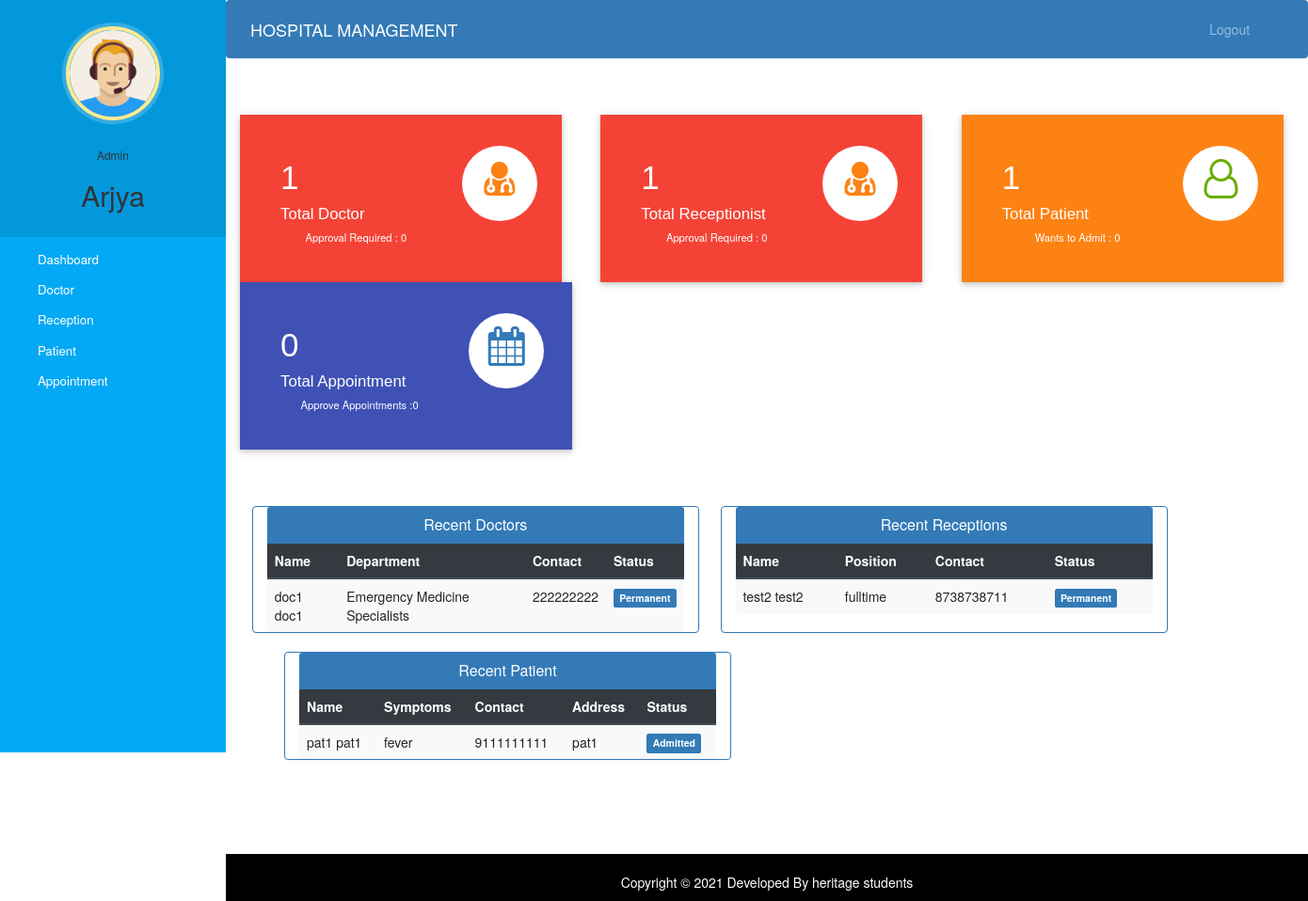
Page /admin-dashboard (signed in) on the committed database.
### hospital/models.py (models this page shows, shortened)
class Doctor(models.Model):
    user=models.OneToOneField(User,on_delete=models.CASCADE)
    profile_pic= models.ImageField(upload_to='profile_pic/DoctorProfilePic/',null=True,blank=True)
    address = models.CharField(max_length=40)
    mobile = models.CharField(max_length=20,null=True)
    department= models.CharField(max_length=50,choices=departments,default='Cardiologist')
    status=models.BooleanField(default=False)
    @property
    def get_name(self):
        return self.user.first_name+" "+self.user.last_name

class Reception(models.Model):
    user=models.OneToOneField(User,on_delete=models.CASCADE)
    profile_pic=models.ImageField(upload_to='profile_pic/ReceptionProfilePic/',null=True,blank=True)
    address=models.CharField(max_length=40)
    mobile=models.CharField(max_length=20,null=True)
    position= models.CharField(max_length=50,choices=positions,default='fulltime')
    status=models.BooleanField(default=False)
    @property
    def get_name(self):
        return self.user.first_name+" "+self.user.last_name

class Patient(models.Model):
    user=models.OneToOneField(User,on_delete=models.CASCADE)
    profile_pic= models.ImageField(upload_to='profile_pic/PatientProfilePic/',null=True,blank=True)
    address = models.CharField(max_length=40)
    mobile = models.CharField(max_length=20,null=False)
    symptoms = models.CharField(max_length=100,null=False)
    assignedDoctorId = models.PositiveIntegerField(null=True)
    admitDate=models.DateField(auto_now=True)
    status=models.BooleanField(default=False)
    @property
    def get_name(self):
        return self.user.first_name+" "+self.user.last_name

### hospital/views.py (the view)
# urls.py: path('admin-dashboard', views.admin_dashboard_view,name='admin-dashboard'),
@login_required(login_url='adminlogin')
@user_passes_test(is_admin)
def admin_dashboard_view(request):
    doctors=models.Doctor.objects.all().order_by('-id')
    receptions=models.Reception.objects.all().order_by('-id')
    patients=models.Patient.objects.all().order_by('-id')
    doctorcount=models.Doctor.objects.all().filter(status=True).count()
    pendingdoctorcount=models.Doctor.objects.all().filter(status=False).count()
    receptioncount=models.Reception.objects.all().filter(status=True).count()
    pendingreceptioncount=models.Reception.objects.all().filter(status=False).count()
    patientcount=models.Patient.objects.all().filter(status=True).count()
    pendingpatientcount=models.Patient.objects.all().filter(status=False).count()
    appointmentcount=models.Appointment.objects.all().filter(status=True).count()
    pendingappointmentcount=models.Appointment.objects.all().filter(status=False).count()
    mydict={
    'doctors':doctors,
    'receptions':receptions,
    'patients':patients,
    'doctorcount':doctorcount,
    'pendingdoctorcount':pendingdoctorcount,
    'receptioncount':receptioncount,
    'pendingreceptioncount':pendingreceptioncount,
    'patientcount':patientcount,
    'pendingpatientcount':pendingpatientcount,
    'appointmentcount':appointmentcount,
    'pendingappointmentcount':pendingappointmentcount,
    }
    return render(request,'hospital/admin_dashboard.html',context=mydict)

### hospital/views.py (called while the page is built)
def is_admin(user):
    return user.groups.filter(name='ADMIN').exists()

### templates/hospital/admin_dashboard.html
{% extends 'hospital/admin_base.html' %}
{% load static %}
{% block content %}
{%include 'hospital/admin_dashboard_cards.html'%}
<br><br><br>
<div class="container">
  <div class="row">
    <div class="panel panel-primary col-md-5" style="margin-left:2%;">
      <div class="panel-heading" style="text-align:center;">
        <h6 class="panel-title">Recent Doctors</h6>
      </div>
      <table class="table table-hover table-striped" id="dev-table">
        <thead class="thead-dark">
          <tr>
            <th>Name</th>
            <th>Department</th>
            <th>Contact</th>
            <th>Status</th>
          </tr>
        </thead>
        {% for d in doctors %}
        <tr>
          <td> {{d.get_name}}</td>
          <td>{{d.department}}</td>
          <td>{{d.mobile}}</td>
          {%if d.status%}
          <td> <span class="label label-primary">Permanent</span></td>
          {% else %}
          <td> <span class="label label-success">On Hold</span></td>
          {% endif %}
        </tr>
        {% endfor %}
      </table>
    </div>
    <div class="panel panel-primary col-md-5" style="margin-left:2%;">
      <div class="panel-heading" style="text-align:center;">
        <h6 class="panel-title">Recent Receptions</h6>
      </div>
      <table class="table table-hover table-striped" id="dev-table">
        <thead class="thead-dark">
          <tr>
            <th>Name</th>
            <th>Position</th>
            <th>Contact</th>
            <th>Status</th>
          </tr>
        </thead>
        {% for r in receptions %}
        <tr>
          <td> {{r.get_name}}</td>
          <td>{{r.position}}</td>
          <td>{{r.mobile}}</td>
          {%if r.status%}
          <td> <span class="label label-primary">Permanent</span></td>
          {% else %}
          <td> <span class="label label-success">On Hold</span></td>
          {% endif %}
        </tr>
        {% endfor %}
      </table>
    </div>
    <div class="panel panel-primary col-md-5" style="margin-left:5%;">
      <div class="panel-heading" style="text-align:center;">
        <h6 class="panel-title">Recent Patient</h6>
      </div>
      <table class="table table-hover table-striped" id="dev-table">
        <thead class="thead-dark">
          <tr>
            <th>Name</th>
            <th>Symptoms</th>
            <th>Contact</th>
            <th>Address</th>
            <th>Status</th>
          </tr>
        </thead>
        {% for p in patients %}
        <tr>
          <td> {{p.get_name}}</td>
          <td>{{p.symptoms}}</td>
          <td>{{p.mobile}}</td>
          <td>{{p.address}}</td>
          {%if p.status%}
          <td> <span class="label label-primary">Admitted</span></td>
          {% else %}
          <td> <span class="label label-success">On Hold</span></td>
          {% endif %}
        </tr>
        {% endfor %}
      </table>
    </div>
  </div>
</div>
{% endblock content %}

### templates/hospital/admin_base.html (shortened to what this page needs)
<!DOCTYPE html>
{% load static %}
<html lang="en">
<head>
  <link rel="stylesheet" href="https://stackpath.bootstrapcdn.com/bootstrap/4.3.1/css/bootstrap.min.css">
  <link rel="stylesheet" href="https://maxcdn.bootstrapcdn.com/font-awesome/4.7.0/css/font-awesome.min.css">
  <link rel="stylesheet" href="{% static '/style.css' %}">
</head>
<body>
  <nav class="menu" tabindex="0">
    <header class="avatar">
      <img src="{% static "images/adminpropic.png" %}" />
      <br><br>
      <h6>Admin</h6>
      <h2>{{request.user.first_name}}</h2>
    </header>
    <ul>
      <li tabindex="0" class="icon-dashboard"> <a style="color:white; text-decoration:none;" href="/admin-dashboard"><span>Dashboard</span></a> </li>
      <li tabindex="0" class="icon-customers"> <a style="color:white; text-decoration:none;" href="/admin-doctor"><span>Doctor</span></a></li>
      <li tabindex="0" class="icon-calender"> <a style="color:white;text-decoration: none;" href="/admin-reception"><span>Reception</span></a></li>
      <li tabindex="0" class="icon-users"> <a style="color:white; text-decoration:none;" href="/admin-patient"><span>Patient</span></a></li>
      <li tabindex="0" class="icon-calendar"> <a style="color:white; text-decoration:none;" href="/admin-appointment"><span>Appointment</span></a></li>
    </ul>
  </nav>
  <main>
    <div class="bs-example">
      <nav class="navbar navbar-expand-md  navbar-dark fixed-top" style="background:#337AB7;">
        <a href="/admin-dashboard" class="navbar-brand">HOSPITAL MANAGEMENT</a>
        <div class="collapse navbar-collapse justify-content-between" id="navbarCollapse">
          <div class="navbar-nav" style=" margin-left: 90%;">
            <a href="/logout" class="nav-item nav-link">Logout</a>
          </div>
        </div>
      </nav>
    </div>
    <br><br>
    {% block content %}
    {% endblock content %}
    <br><br><br><br>
    <footer>
      <br>
      <div class="container">
        <div class="row">
          <div class="col-md-12 col-sm-12">
            <div style="color:#ffffff;" class="wow fadeInUp footer-copyright">
              <p>
                Copyright &copy; 2021 Developed By heritage students </p>
            </div>
          </div>
        </div>
      </div>
    </footer>
  </main>
</body>
</html>

### static/style.css (style rules this page uses)
body { padding-left: 240px; }
main { position: relative; height: 100vh; }
.menu { background: #5bc995; height: 100vh; width: 240px; position: fixed; top: 0px; left: 0; z-index: 5; outline: none; }
.menu .avatar { background: rgba(0, 0, 0, 0.1); padding: 2em 0.5em; text-align: center; }
.menu .avatar img { width: 100px; border-radius: 50%; overflow: hidden; border: 4px solid #ffea92; box-shadow: 0 0 0 4px rgba(255, 255, 255, 0.2); }
.menu .avatar h2 { font-weight: normal; margin-bottom: 0; }
.menu ul { list-style: none; padding: 0.5em 0; margin: 0; }
.menu ul li { padding: 0.5em 1em 0.5em 3em; font-size: 0.95em; font-weight: regular; background-repeat: no-repeat; background-position: left 15px center; background-size: auto 20px; transition: all 0.15s linear; cursor: pointer; }
.menu ul li.icon-dashboard { background-image: url("http://www.entypo.com/images//gauge.svg"); }
.menu ul li.icon-customers { background-image: url("http://www.entypo.com/images//briefcase.svg"); }
.menu ul li.icon-users { background-image: url("http://www.entypo.com/images//users.svg"); }
.menu ul li.icon-calendar { background-image: url("http://www.entypo.com/images//calendar.svg"); }

### templates/hospital/admin_base.html (style rules this page uses)
a:link { text-decoration: none; }
a { color: white; }
footer { padding: 0px 0px 0px 0px; background-color: black; margin: 0px; }
p { text-align: center; }
body { padding-left: 240px; }
main { position: relative; height: 100vh; }
.menu { background: #03a9f4; height: 100vh; width: 240px; position: fixed; top: 0px; left: 0; z-index: 5; outline: none; }
.menu .avatar { background: rgba(0, 0, 0, 0.1); padding: 2em 0.5em; text-align: center; }
.menu .avatar img { width: 100px; border-radius: 50%; overflow: hidden; border: 4px solid #ffea92; box-shadow: 0 0 0 4px rgba(255, 255, 255, 0.2); }
.menu .avatar h2 { font-weight: normal; margin-bottom: 0; }
.menu ul { list-style: none; padding: 0.5em 0; margin: 0; }
.menu ul li { padding: 0.5em 1em 0.5em 3em; font-size: 0.95em; font-weight: regular; background-repeat: no-repeat; background-position: left 15px center; background-size: auto 20px; transition: all 0.15s linear; cursor: pointer; }
.menu ul li.icon-dashboard { background-image: url("http://www.entypo.com/images//gauge.svg"); }
.menu ul li.icon-customers { background-image: url("http://www.entypo.com/images//briefcase.svg"); }
.menu ul li.icon-users { background-image: url("http://www.entypo.com/images//users.svg"); }
.menu ul li.icon-calendar { background-image: url("http://www.entypo.com/images//calendar.svg"); }

### rows in the picture
Doctor: get_name "doc1 doc1", department "Emergency Medicine Specialists", mobile "222222222", status "Permanent"
Reception: get_name "test2 test2", position "fulltime", mobile "8738738711", status "Permanent"
Patient: get_name "pat1 pat1", symptoms "fever", mobile "9111111111", address "pat1", status "Admitted"

### other values in the picture
{{ request.user.first_name }} "Arjya"
{{ doctorcount }} "1"
{{ pendingdoctorcount }} "0"
{{ receptioncount }} "1"
{{ pendingreceptioncount }} "0"
{{ patientcount }} "1"
{{ pendingpatientcount }} "0"
{{ appointmentcount }} "0"
{{ pendingappointmentcount }} "0"
